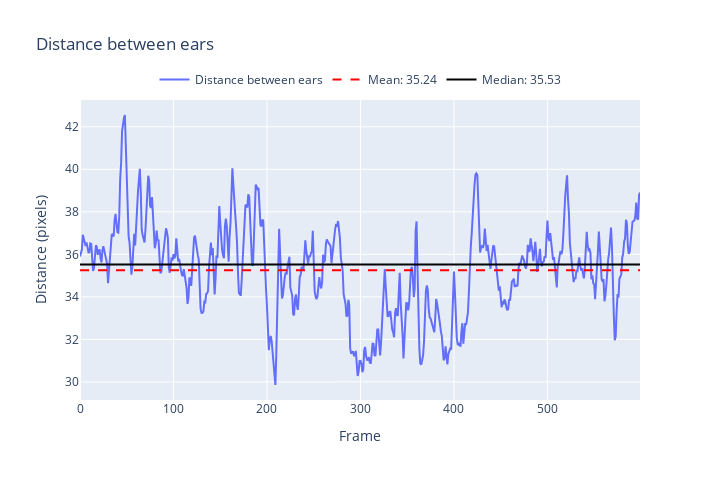

Write notebook code for a chart like this one.
### Code cell
# Plot the distance between ears
df_smooth.dropna(inplace=True)

# Calculate the distance between ears
dist = np.sqrt(
    (df_smooth['L_ear_x'] - df_smooth['R_ear_x'])**2 + 
    (df_smooth['L_ear_y'] - df_smooth['R_ear_y'])**2)

dist.dropna(inplace=True)

# Calculate the mean and median
mean_dist = np.mean(dist)
median_dist = np.median(dist)

scale = (1.8 / median_dist)

print(f'median distance is {median_dist}, mean distance is {mean_dist}. scale is {scale*100}')

# Create the plot
fig = go.Figure()

# Add the distance trace
fig.add_trace(go.Scatter(y=dist, mode='lines', name='Distance between ears'))

# Add mean and median lines
fig.add_trace(go.Scatter(y=[mean_dist]*len(dist), mode='lines', name=f'Mean: {mean_dist:.2f}', line=dict(color='red', dash='dash')))
fig.add_trace(go.Scatter(y=[median_dist]*len(dist), mode='lines', name=f'Median: {median_dist:.2f}', line=dict(color='black')))

# Update layout
fig.update_layout(
    title='Distance between ears',
    xaxis_title='Frame',
    yaxis_title='Distance (pixels)',
    width=720,
    height=480,
    legend=dict(
        yanchor="bottom",
        y=1.02,
        xanchor="center",
        x=0.5,
        orientation="h")
)

# Show the plot
fig.show()

### Figure 1 — Plotly figure (JSON) as saved in the notebook; plotly's stock layout.template omitted (floating-point values rounded to 4 significant figures; data arrays with more than 128 entries replaced by an {"elided": "..."} marker saying what was removed)
{"data": [{"mode": "lines", "name": "Distance between ears", "type": "scatter", "y": {"elided": "600 float values"}}, {"line": {"color": "red", "dash": "dash"}, "mode": "lines", "name": "Mean: 35.24", "type": "scatter", "y": {"elided": "600 float values"}}, {"line": {"color": "black"}, "mode": "lines", "name": "Median: 35.53", "type": "scatter", "y": {"elided": "600 float values"}}], "layout": {"height": 480, "legend": {"orientation": "h", "x": 0.5, "xanchor": "center", "y": 1.02, "yanchor": "bottom"}, "title": {"text": "Distance between ears"}, "width": 720, "xaxis": {"title": {"text": "Frame"}}, "yaxis": {"title": {"text": "Distance (pixels)"}}}}
